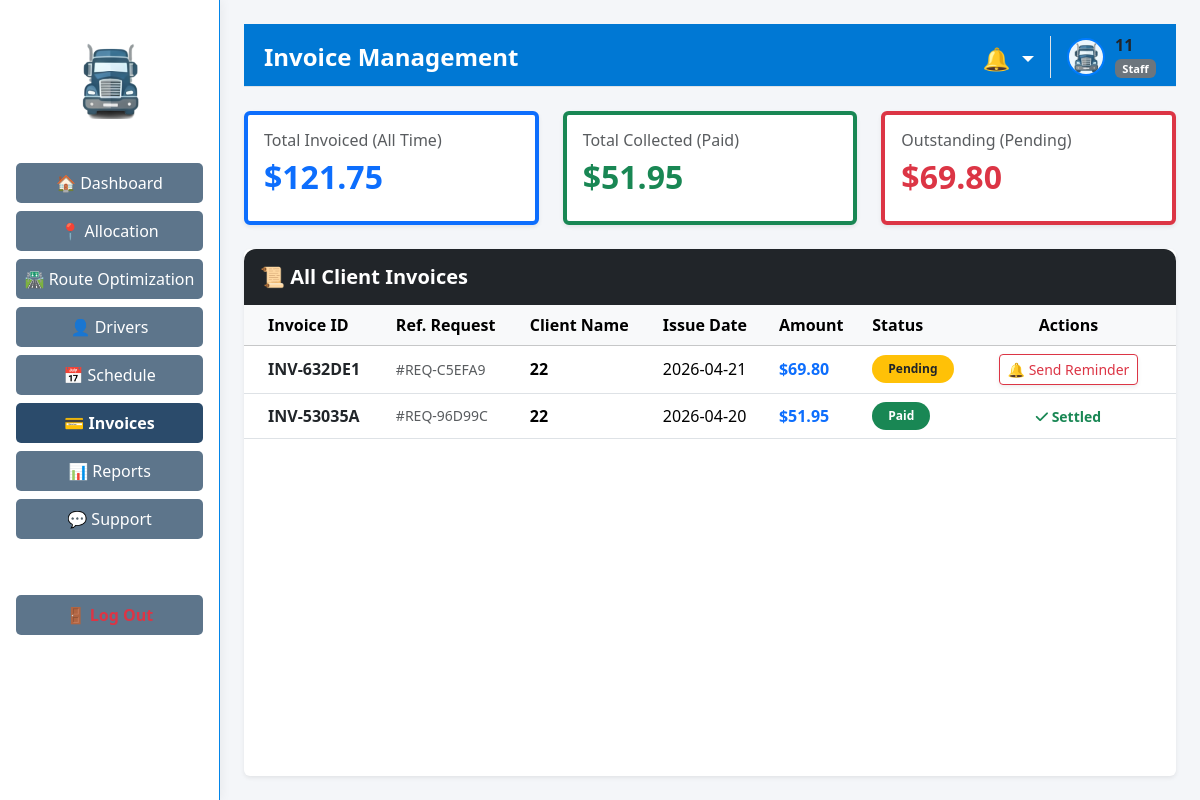
The app's page /staff/invoices (signed in), older data.
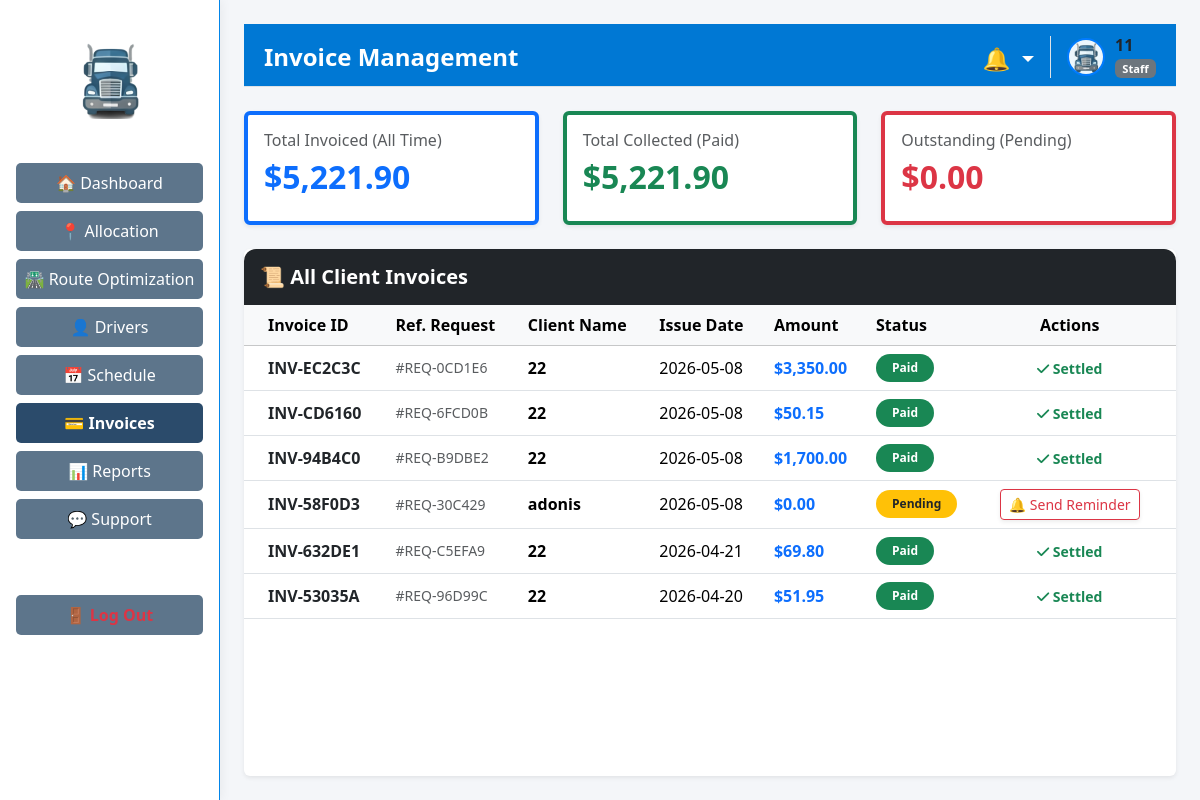
The same page, newer data.
### tables this page shows
CREATE TABLE invoices (
                        id TEXT PRIMARY KEY,
                        request_id TEXT NOT NULL,
                        client_name TEXT NOT NULL,
                        amount REAL NOT NULL,
                        issue_date TEXT NOT NULL,
                        status TEXT NOT NULL
                    );

### app/routes/request_routes.py (the view)
@request_bp.route('/staff/invoices')
def staff_invoices():
    if 'user_id' not in session or session.get('role') not in ['Administrator', 'Staff']:
        flash("Acces interzis.", "danger")
        return redirect(url_for('auth.login'))
    role = session.get('role')
    from app.models.invoice_model import DB_PATH
    invoices = []
    summary = {"total_amount": 0, "paid_amount": 0, "pending_amount": 0}
    try:
        with sqlite3.connect(DB_PATH) as conn:
            conn.row_factory = sqlite3.Row
            cursor = conn.cursor()
            cursor.execute("SELECT * FROM invoices ORDER BY issue_date DESC")
            rows = cursor.fetchall()
            for row in rows:
                inv = dict(row)
                invoices.append(inv)
                summary["total_amount"] += inv["amount"]
                if inv["status"] == "Paid":
                    summary["paid_amount"] += inv["amount"]
                else:
                    summary["pending_amount"] += inv["amount"]
    except Exception as e:
        logging.error(f"Eroare la incarcarea facturilor staff: {e}")
    return render_template('staff/invoices_management.html', invoices=invoices, summary=summary, role=role)

### app/models/notification_model.py (called while the page is built)
    def get_unread_notifications(self, target1: str, target2: str = '') -> List[Dict[str, Any]]:
        try:
            with sqlite3.connect(DB_PATH) as conn:
                conn.row_factory = sqlite3.Row
                cursor = conn.execute(
                    "SELECT * FROM notifications WHERE target_role IN (?, ?, 'All') AND is_read = 0 ORDER BY timestamp DESC",
                    (str(target1).strip(), str(target2).strip())
                )
                return [dict(row) for row in cursor.fetchall()]
        except sqlite3.Error as e:
            logging.error(f"Error fetching notifications: {e}")
            return []

### app/templates/staff/invoices_management.html (shortened to what this page needs)
{% extends "layouts/staff_layout.html" %}
{% block page_header %}Invoice Management{% endblock %}
{% block content %}
<div class="row mb-4">
    <div class="col-md-4">
        <div class="card bg-white shadow-sm border-start border-4 border-primary custom-rounded">
            <div class="card-body">
                <h6 class="text-muted mb-2">Total Invoiced (All Time)</h6>
                <h2 class="fw-bold text-primary">${{ "{:,.2f}".format(summary.total_amount) }}</h2>
            </div>
        </div>
    </div>
    <div class="col-md-4">
        <div class="card bg-white shadow-sm border-start border-4 border-success custom-rounded">
            <div class="card-body">
                <h6 class="text-muted mb-2">Total Collected (Paid)</h6>
                <h2 class="fw-bold text-success">${{ "{:,.2f}".format(summary.paid_amount) }}</h2>
            </div>
        </div>
    </div>
    <div class="col-md-4">
        <div class="card bg-white shadow-sm border-start border-4 border-danger custom-rounded">
            <div class="card-body">
                <h6 class="text-muted mb-2">Outstanding (Pending)</h6>
                <h2 class="fw-bold text-danger">${{ "{:,.2f}".format(summary.pending_amount) }}</h2>
            </div>
        </div>
    </div>
</div>
<div class="card shadow-sm border-0 custom-rounded">
    <div class="card-header bg-dark text-white py-3 border-0" style="border-radius: 12px 12px 0 0;">
        <h5 class="fw-bold mb-0">📜 All Client Invoices</h5>
    </div>
    <div class="table-responsive">
        <table class="table table-hover align-middle mb-0">
            <thead class="table-light">
                <tr>
                    <th class="ps-4">Invoice ID</th>
                    <th>Ref. Request</th>
                    <th>Client Name</th>
                    <th>Issue Date</th>
                    <th>Amount</th>
                    <th>Status</th>
                    <th class="text-center pe-4">Actions</th>
                </tr>
            </thead>
            <tbody>
                {% if invoices|length == 0 %}
                <tr>
                    <td colspan="7" class="text-center py-5 text-muted">No invoices generated yet. Deliver jobs to generate invoices.</td>
                </tr>
                {% else %}
                    {% for inv in invoices %}
                    <tr>
                        <td class="ps-4 fw-bold text-dark">{{ inv.id }}</td>
                        <td class="text-muted small">#{{ inv.request_id }}</td>
                        <td class="fw-bold">{{ inv.client_name }}</td>
                        <td>{{ inv.issue_date }}</td>
                        <td class="fw-bold text-primary">${{ "{:,.2f}".format(inv.amount) }}</td>
                        <td>
                            <span class="badge bg-{{ 'success' if inv.status == 'Paid' else 'warning text-dark' }} px-3 py-2 rounded-pill">
                                {{ inv.status }}
                            </span>
                        </td>
                        <td class="text-center pe-4">
                            {% if inv.status != 'Paid' %}
                                <form method="POST" action="{{ url_for('request_routes.send_invoice_reminder', invoice_id=inv.id) }}" style="margin: 0;">
                                    <button type="submit" class="btn btn-sm btn-outline-danger custom-rounded shadow-sm">
                                        🔔 Send Reminder
                                    </button>
                                </form>
                            {% else %}
                                <span class="text-success fw-bold small"><i class="fa-solid fa-check"></i> Settled</span>
                            {% endif %}
                        </td>
                    </tr>
                    {% endfor %}
                {% endif %}
            </tbody>
        </table>
    </div>
</div>
{% endblock %}

Row changes from the older to the newer data that the page shows:
added invoices: id "INV-EC2C3C", request_id "REQ-0CD1E6", client_name "22", issue_date "2026-05-08", amount "3,350.00", status "Paid", shows "Settled"
added invoices: id "INV-CD6160", request_id "REQ-6FCD0B", client_name "22", issue_date "2026-05-08", amount "50.15", status "Paid", shows "Settled"
added invoices: id "INV-94B4C0", request_id "REQ-B9DBE2", client_name "22", issue_date "2026-05-08", amount "1,700.00", status "Paid", shows "Settled"
added invoices: id "INV-58F0D3", request_id "REQ-30C429", client_name "adonis", issue_date "2026-05-08", amount "0.00", status "Pending"
changed invoices "INV-632DE1": status "Pending" → "Paid"; status "🔔 Send Reminder" → "Settled"
Text that changed along with them:
{{ "{:,.2f}".format(summary.total_amount) }}: "121.75" → "5,221.90"
{{ "{:,.2f}".format(summary.paid_amount) }}: "51.95" → "5,221.90"
{{ "{:,.2f}".format(summary.pending_amount) }}: "69.80" → "0.00"
